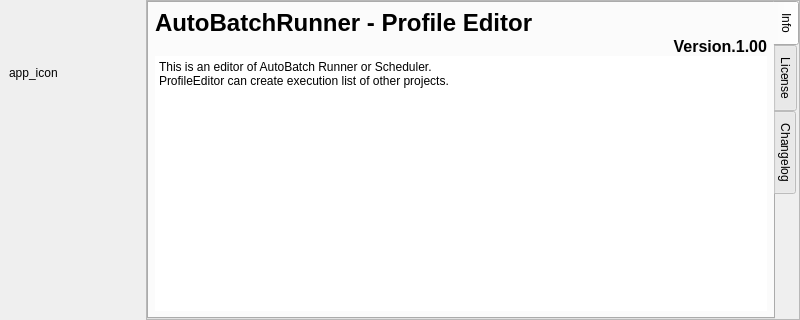
<?xml version="1.0" encoding="UTF-8"?>
<ui version="4.0">
 <class>AboutPE</class>
 <widget class="QWidget" name="AboutPE">
  <property name="geometry">
   <rect>
    <x>0</x>
    <y>0</y>
    <width>800</width>
    <height>320</height>
   </rect>
  </property>
  <property name="windowTitle">
   <string>About ProfileEditor</string>
  </property>
  <layout class="QHBoxLayout" name="horizontalLayout">
   <property name="spacing">
    <number>0</number>
   </property>
   <property name="leftMargin">
    <number>0</number>
   </property>
   <property name="topMargin">
    <number>0</number>
   </property>
   <property name="rightMargin">
    <number>0</number>
   </property>
   <property name="bottomMargin">
    <number>0</number>
   </property>
   <item>
    <widget class="QFrame" name="frame">
     <property name="frameShape">
      <enum>QFrame::NoFrame</enum>
     </property>
     <property name="frameShadow">
      <enum>QFrame::Raised</enum>
     </property>
     <layout class="QVBoxLayout" name="verticalLayout">
      <item>
       <widget class="QLabel" name="icon">
        <property name="minimumSize">
         <size>
          <width>128</width>
          <height>128</height>
         </size>
        </property>
        <property name="text">
         <string notr="true">app_icon</string>
        </property>
       </widget>
      </item>
      <item>
       <spacer name="verticalSpacer">
        <property name="orientation">
         <enum>Qt::Vertical</enum>
        </property>
        <property name="sizeHint" stdset="0">
         <size>
          <width>20</width>
          <height>261</height>
         </size>
        </property>
       </spacer>
      </item>
     </layout>
    </widget>
   </item>
   <item>
    <widget class="QFrame" name="frame_2">
     <property name="frameShape">
      <enum>QFrame::StyledPanel</enum>
     </property>
     <property name="frameShadow">
      <enum>QFrame::Raised</enum>
     </property>
     <layout class="QVBoxLayout" name="verticalLayout_6">
      <property name="spacing">
       <number>0</number>
      </property>
      <property name="leftMargin">
       <number>0</number>
      </property>
      <property name="topMargin">
       <number>0</number>
      </property>
      <property name="rightMargin">
       <number>0</number>
      </property>
      <property name="bottomMargin">
       <number>0</number>
      </property>
      <item>
       <widget class="QTabWidget" name="infotabs">
        <property name="tabPosition">
         <enum>QTabWidget::East</enum>
        </property>
        <property name="currentIndex">
         <number>0</number>
        </property>
        <widget class="QWidget" name="information">
         <attribute name="title">
          <string>Info</string>
         </attribute>
         <layout class="QVBoxLayout" name="verticalLayout_2">
          <property name="spacing">
           <number>0</number>
          </property>
          <property name="leftMargin">
           <number>6</number>
          </property>
          <property name="topMargin">
           <number>6</number>
          </property>
          <property name="rightMargin">
           <number>6</number>
          </property>
          <property name="bottomMargin">
           <number>6</number>
          </property>
          <item>
           <widget class="QLabel" name="name">
            <property name="font">
             <font>
              <family>Arial</family>
              <pointsize>18</pointsize>
              <weight>75</weight>
              <bold>true</bold>
             </font>
            </property>
            <property name="text">
             <string notr="true">AutoBatchRunner - Profile Editor</string>
            </property>
           </widget>
          </item>
          <item>
           <widget class="QLabel" name="version">
            <property name="font">
             <font>
              <family>Arial</family>
              <pointsize>12</pointsize>
              <weight>75</weight>
              <bold>true</bold>
             </font>
            </property>
            <property name="text">
             <string notr="true">Version.1.00</string>
            </property>
            <property name="alignment">
             <set>Qt::AlignRight|Qt::AlignTrailing|Qt::AlignVCenter</set>
            </property>
           </widget>
          </item>
          <item>
           <widget class="QTextBrowser" name="softwareInfo">
            <property name="frameShape">
             <enum>QFrame::NoFrame</enum>
            </property>
            <property name="html">
             <string>&lt;!DOCTYPE HTML PUBLIC &quot;-//W3C//DTD HTML 4.0//EN&quot; &quot;http://www.w3.org/TR/REC-html40/strict.dtd&quot;&gt;
&lt;html&gt;&lt;head&gt;&lt;meta name=&quot;qrichtext&quot; content=&quot;1&quot; /&gt;&lt;style type=&quot;text/css&quot;&gt;
p, li { white-space: pre-wrap; }
&lt;/style&gt;&lt;/head&gt;&lt;body style=&quot; font-family:'MS UI Gothic'; font-size:9pt; font-weight:400; font-style:normal;&quot;&gt;
&lt;p style=&quot; margin-top:0px; margin-bottom:0px; margin-left:0px; margin-right:0px; -qt-block-indent:0; text-indent:0px;&quot;&gt;This is an editor of AutoBatch Runner or Scheduler. &lt;br /&gt;ProfileEditor can create execution list of other projects.&lt;/p&gt;&lt;/body&gt;&lt;/html&gt;</string>
            </property>
           </widget>
          </item>
         </layout>
        </widget>
        <widget class="QWidget" name="license">
         <attribute name="title">
          <string>License</string>
         </attribute>
         <layout class="QVBoxLayout" name="verticalLayout_3">
          <property name="spacing">
           <number>0</number>
          </property>
          <property name="leftMargin">
           <number>0</number>
          </property>
          <property name="topMargin">
           <number>0</number>
          </property>
          <property name="rightMargin">
           <number>0</number>
          </property>
          <property name="bottomMargin">
           <number>0</number>
          </property>
          <item>
           <widget class="QTabWidget" name="tabWidget">
            <property name="tabPosition">
             <enum>QTabWidget::East</enum>
            </property>
            <property name="currentIndex">
             <number>0</number>
            </property>
            <property name="documentMode">
             <bool>true</bool>
            </property>
            <widget class="QWidget" name="tab">
             <attribute name="title">
              <string>GPL v3</string>
             </attribute>
             <layout class="QVBoxLayout" name="verticalLayout_4">
              <property name="spacing">
               <number>0</number>
              </property>
              <property name="leftMargin">
               <number>0</number>
              </property>
              <property name="topMargin">
               <number>0</number>
              </property>
              <property name="rightMargin">
               <number>0</number>
              </property>
              <property name="bottomMargin">
               <number>0</number>
              </property>
              <item>
               <widget class="QTextBrowser" name="gpl">
                <property name="html">
                 <string notr="true">&lt;!DOCTYPE HTML PUBLIC &quot;-//W3C//DTD HTML 4.0//EN&quot; &quot;http://www.w3.org/TR/REC-html40/strict.dtd&quot;&gt;
&lt;html&gt;&lt;head&gt;&lt;meta name=&quot;qrichtext&quot; content=&quot;1&quot; /&gt;&lt;style type=&quot;text/css&quot;&gt;
p, li { white-space: pre-wrap; }
&lt;/style&gt;&lt;/head&gt;&lt;body style=&quot; font-family:'MS UI Gothic'; font-size:9pt; font-weight:400; font-style:normal;&quot;&gt;
&lt;p style=&quot;-qt-paragraph-type:empty; margin-top:0px; margin-bottom:0px; margin-left:0px; margin-right:0px; -qt-block-indent:0; text-indent:0px;&quot;&gt;&lt;br /&gt;&lt;/p&gt;&lt;/body&gt;&lt;/html&gt;</string>
                </property>
               </widget>
              </item>
             </layout>
            </widget>
            <widget class="QWidget" name="tab_2">
             <attribute name="title">
              <string>LGPL v3</string>
             </attribute>
             <layout class="QVBoxLayout" name="verticalLayout_5">
              <property name="spacing">
               <number>0</number>
              </property>
              <property name="leftMargin">
               <number>0</number>
              </property>
              <property name="topMargin">
               <number>0</number>
              </property>
              <property name="rightMargin">
               <number>0</number>
              </property>
              <property name="bottomMargin">
               <number>0</number>
              </property>
              <item>
               <widget class="QTextBrowser" name="lgpl">
                <property name="html">
                 <string notr="true">&lt;!DOCTYPE HTML PUBLIC &quot;-//W3C//DTD HTML 4.0//EN&quot; &quot;http://www.w3.org/TR/REC-html40/strict.dtd&quot;&gt;
&lt;html&gt;&lt;head&gt;&lt;meta name=&quot;qrichtext&quot; content=&quot;1&quot; /&gt;&lt;style type=&quot;text/css&quot;&gt;
p, li { white-space: pre-wrap; }
&lt;/style&gt;&lt;/head&gt;&lt;body style=&quot; font-family:'MS UI Gothic'; font-size:9pt; font-weight:400; font-style:normal;&quot;&gt;
&lt;p style=&quot;-qt-paragraph-type:empty; margin-top:0px; margin-bottom:0px; margin-left:0px; margin-right:0px; -qt-block-indent:0; text-indent:0px;&quot;&gt;&lt;br /&gt;&lt;/p&gt;&lt;/body&gt;&lt;/html&gt;</string>
                </property>
               </widget>
              </item>
             </layout>
            </widget>
           </widget>
          </item>
         </layout>
        </widget>
        <widget class="QWidget" name="changelog">
         <attribute name="title">
          <string>Changelog</string>
         </attribute>
        </widget>
       </widget>
      </item>
     </layout>
    </widget>
   </item>
  </layout>
 </widget>
 <resources/>
 <connections/>
</ui>
